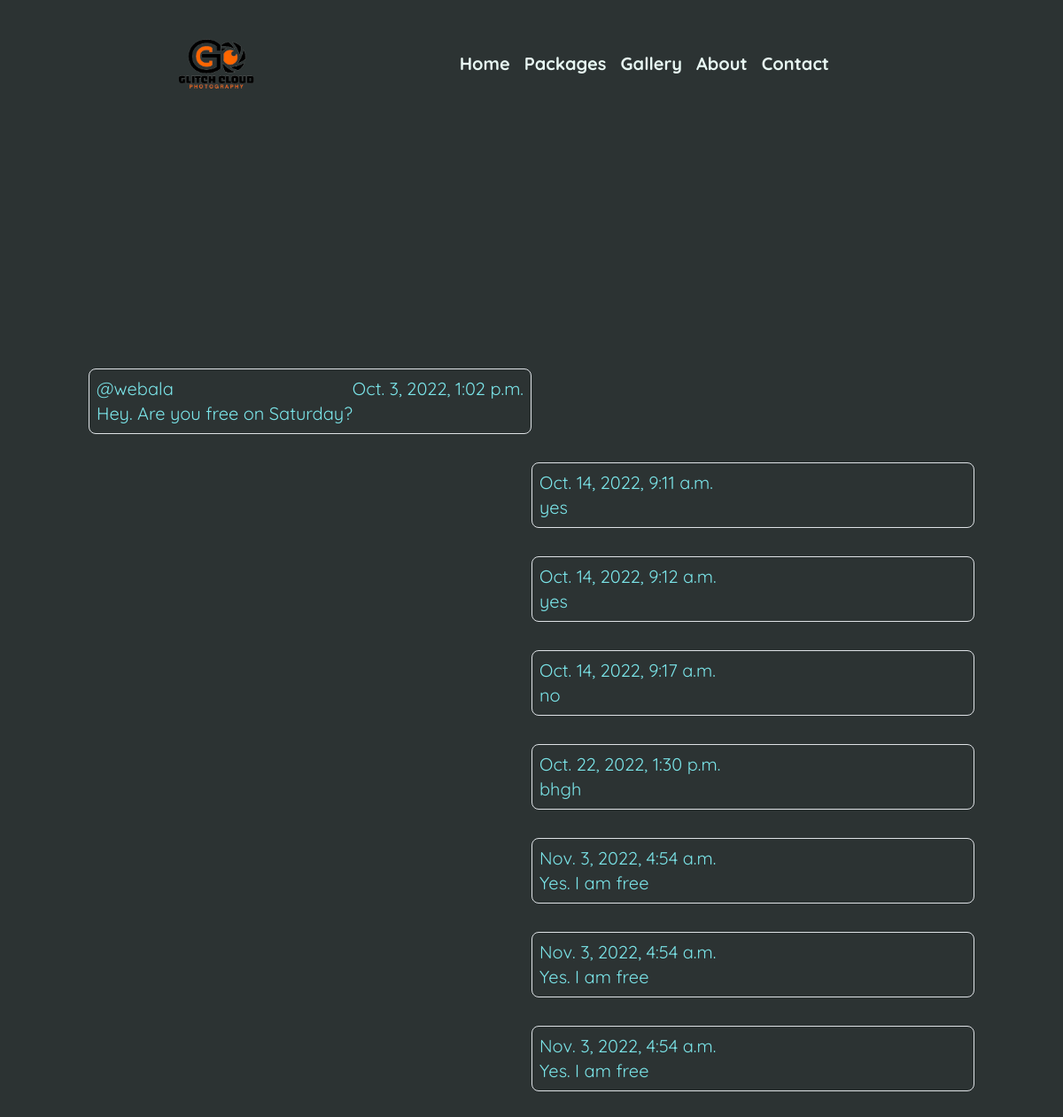
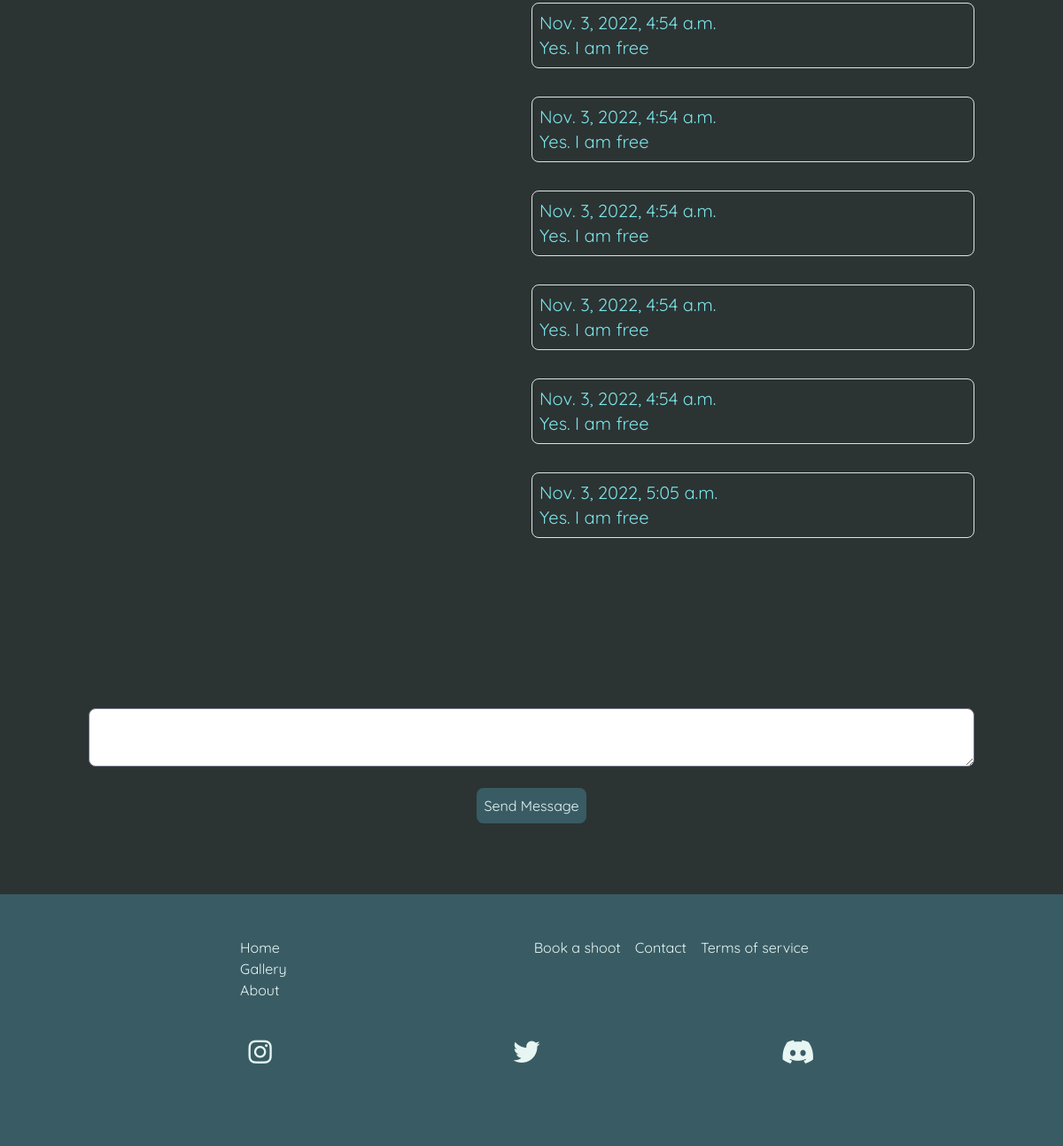
/dashboard/message/1 (signed in), run on the app's committed database (2 pictures, top to bottom).
### shop/models.py (models this page shows)
class Message(models.Model):
    email = models.EmailField()
    name = models.CharField(max_length=20)
    message = models.CharField(max_length=300)
    date = models.DateTimeField(auto_now_add=True)
    read = models.BooleanField(default=False)

class MyMessage(models.Model):
    replied_message = models.ForeignKey(Message, on_delete=models.CASCADE, null=True)
    message = models.CharField(max_length=300)
    date = models.DateTimeField(auto_now_add=True)

### dashboard/views.py (the view)
# urls.py: path("message/<int:pk>", MessageDetail.as_view(), name="message-detail"),
class MessageDetail(LoginRequiredMixin, DetailView):
    model = Message
    template_name: str = "message.html"
    context_object_name: str = "client_message"
    def get_context_data(self, **kwargs):
        context =  super().get_context_data(**kwargs)
        message = super().get_object()
        replies = MyMessage.objects.filter(replied_message=message)
        context['replies'] = replies
        reply_form = MyMessageForm()
        context['form'] = reply_form
        return context
    def get_object(self, queryset=None):
        message =  super().get_object(queryset)
        if not message.read:
            message.read = True
            message.save()
        return message

### shop/forms.py
class MyMessageForm(forms.ModelForm):
    replied_message_id = forms.IntegerField()
    class Meta:
        model = MyMessage
        fields = ['message', 'replied_message_id']

### dashboard/templates/message.html (shortened to what this page needs)
{% extends 'base.html' %}
{% block content %}
<section class="shoot-detail min-h-screen justify-evenly  mt-20 w-full">
    <div class="w-full flex justify-start">
        <div
            class="flex flex-col text-xl md:w-1/2 border my-3 p-2 hover:cursor-pointer border-backgroundSecondary rounded-lg {% if not message.read %} text-textSecondary {% else %} text-textPrimary {% endif %}">
            <div class="flex justify-between">
                <p>@{{client_message.name}}</p>
                <p>{{client_message.date}}</p>
            </div>
            <div>
                <p>{{client_message.message}}</p>
            </div>
        </div>
    </div>
    <div class="w-full flex flex-col items-end ">
        {% for reply in replies %}
            <div
                class="flex flex-col text-xl md:w-1/2 border my-3 p-2 hover:cursor-pointer border-backgroundSecondary rounded-lg {% if not message.read %} text-textSecondary {% else %} text-textPrimary {% endif %}">
                <div class="flex justify-between">
                    <p>{{reply.date}}</p>
                </div>
                <div>
                    <p>{{reply.message}}</p>
                </div>
            </div>
        {% endfor %}
    </div>
    <form id="reply_message_form" action="/dashboard/message/reply" method="post" class="w-full flex flex-col items-center mt-44">{% csrf_token %}
        <div class="w-full flex justify-center">
            <textarea required name="my_message" id="my_message" type="text" class="w-full xl:w-1/2 rounded-lg text-black font-bold"></textarea>
        </div>
        <button type="submit" class="bg-backgroundSecondary p-2 mt-4 rounded-lg">Send Message</button>
    </form>
</section>
{% endblock %}

### data on the page
Message: name "webala", date "Oct. 3, 2022, 1:02 p.m.", message "Hey. Are you free on Saturday?"
MyMessage: date "Oct. 14, 2022, 9:11 a.m.", message "yes"
MyMessage: date "Oct. 14, 2022, 9:12 a.m.", message "yes"
MyMessage: date "Oct. 14, 2022, 9:17 a.m.", message "no"
MyMessage: date "Oct. 22, 2022, 1:30 p.m.", message "bhgh"
MyMessage: date "Nov. 3, 2022, 4:54 a.m.", message "Yes. I am free"
MyMessage: date "Nov. 3, 2022, 4:54 a.m.", message "Yes. I am free"
MyMessage: date "Nov. 3, 2022, 4:54 a.m.", message "Yes. I am free"
MyMessage: date "Nov. 3, 2022, 4:54 a.m.", message "Yes. I am free"
MyMessage: date "Nov. 3, 2022, 4:54 a.m.", message "Yes. I am free"
MyMessage: date "Nov. 3, 2022, 4:54 a.m.", message "Yes. I am free"
MyMessage: date "Nov. 3, 2022, 4:54 a.m.", message "Yes. I am free"
MyMessage: date "Nov. 3, 2022, 4:54 a.m.", message "Yes. I am free"
MyMessage: date "Nov. 3, 2022, 5:05 a.m.", message "Yes. I am free"
